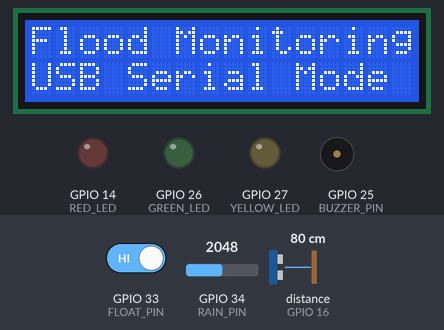
Simulated run of this sketch. Board: ESP32. Parts: 16×2 character LCD, output pins drawn as LEDs (lit = HIGH), buzzer (waves = sounding, pin HIGH). Wiring (inferred from the names in the program): ultrasonic range finder: trigger GPIO 17; echo GPIO 16. The test bench sets the inputs (shaded band); at power-on: distance to the obstacle (sensor on GPIO 16) 80 cm, GPIO 33 (FLOAT_PIN) HIGH, GPIO 34 (RAIN_PIN) = 2048 (analog values on the 0–4095 scale). The echo pulse lasts 58.3 µs per cm; pins used as bus, display or sensor lines are not drawn; what the sketch prints to the serial monitor is not drawn.

Above: at 0.1 s.
2.8 s: distance to the obstacle (sensor on GPIO 16) set to 33 cm
5.2 s: distance to the obstacle (sensor on GPIO 16) set to 28 cm
At 7.1 s:
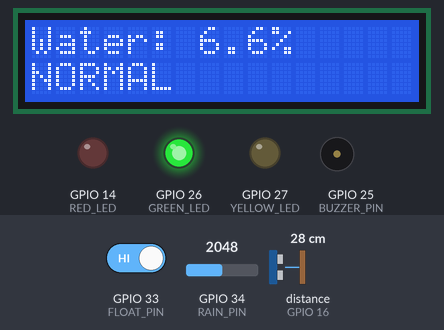
7.5 s: GPIO 33 (FLOAT_PIN) driven LOW
At 8.6 s:
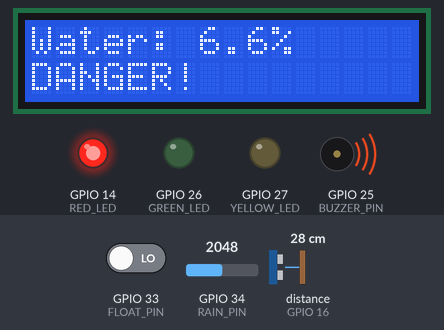
9.5 s: distance to the obstacle (sensor on GPIO 16) set to 35 cm
At 11.2 s:
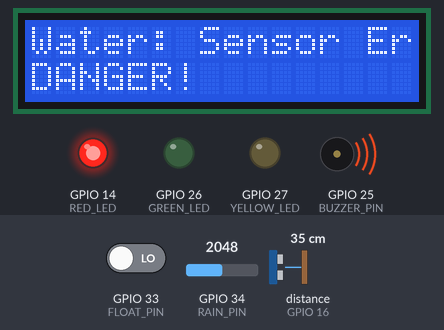
11.5 s: GPIO 34 (RAIN_PIN) set to 1935
15.5 s: GPIO 33 (FLOAT_PIN) driven HIGH
At 17.1 s:
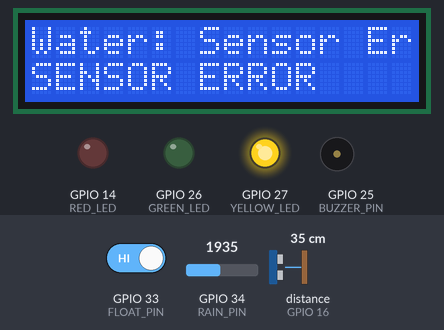
Timing chart, 0 to 18.6 s (numbered marks = the images above; inputs shaded):
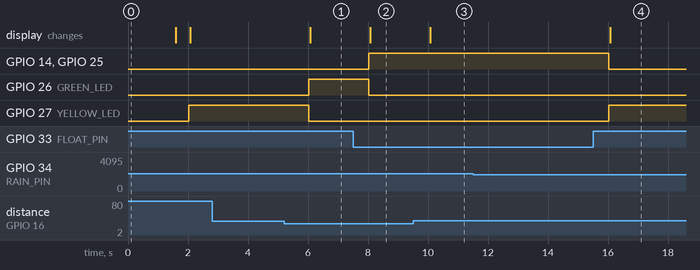

Measured:
- the behaviour switches between 31 and 30 cm on distance to the obstacle (sensor on GPIO 16) (found by bisection; images 0 and 1)
- after the input at 5.2 s, GPIO 26 (GREEN_LED): LOW → HIGH after 0.83 s; GPIO 27 (YELLOW_LED): HIGH → LOW after 0.83 s; the display: changes after 0.87 s (image 1)
- after the input at 7.5 s, GPIO 14 (RED_LED), GPIO 25 (BUZZER_PIN): LOW → HIGH after 0.53 s; GPIO 26 (GREEN_LED): HIGH → LOW after 0.53 s; the display: changes after 0.57 s (image 2)
- after the input at 9.5 s, the display: changes after 0.57 s (image 3)
- after the input at 15.5 s, GPIO 14 (RED_LED), GPIO 25 (BUZZER_PIN): HIGH → LOW after 0.53 s; GPIO 27 (YELLOW_LED): LOW → HIGH after 0.53 s; the display: changes after 0.57 s (image 4)

The sketch:

esp32_firmware_sample.ino
```cpp
/*
  ESP32 Flood Monitoring System - USB Serial Version
  Board: ESP32 Dev Module

  Communication: USB Serial (115200 baud) directly to Python Bridge.
  No Wi-Fi credentials or IP configuration needed!
*/

#include <Arduino.h>
#include <Wire.h>
#include <LiquidCrystal_I2C.h>

// ==================================================
// 1. PIN DEFINITIONS
// ==================================================

// Ultrasonic sensor
#define TRIG_PIN 17
#define ECHO_PIN 16

// LCD (I2C)
#define LCD_SDA 21
#define LCD_SCL 22

// Float switch
#define FLOAT_PIN 33

// Rain sensor (Analog)
#define RAIN_PIN 34

// Buzzer
#define BUZZER_PIN 25

// Physical Status LEDs
#define GREEN_LED 26
#define YELLOW_LED 27
#define RED_LED 14


// ==================================================
// 2. TANK AND ALERT CONFIGURATION
// ==================================================

// Total height of your container/tank in cm (sensor face to bottom)
const float TANK_HEIGHT_CM = 30.0;

const float WARNING_LEVEL = 60.0;
const float DANGER_LEVEL = 85.0;

// Rain sensor threshold (typical 0-4095 ADC)
const int RAIN_THRESHOLD = 2000;

// Most rain sensor modules give lower analog values when wet
const bool RAIN_WET_IS_LOWER = true;

// Float switch connected between GPIO33 and GND (internal pull-up)
const bool FLOAT_ACTIVE_LOW = true;

// Buzzer polarity
#define BUZZER_ON HIGH
#define BUZZER_OFF LOW

// LCD address: commonly 0x27 or 0x3F for 16x2 I2C displays
LiquidCrystal_I2C lcd(0x27, 16, 2);


// ==================================================
// 3. GLOBAL VARIABLES
// ==================================================

float waterDistance = -1.0;
float waterDepth = -1.0;
float waterLevelPercent = -1.0;

float waterRiseRate = 0.0;
float previousWaterLevel = -1.0;

int rainValue = 0;

bool rainDetected = false;
bool floatActivated = false;

String systemStatus = "SENSOR_ERROR";

unsigned long previousMillis = 0;
unsigned long previousRiseMillis = 0;

const unsigned long UPDATE_INTERVAL = 2000; // 2 seconds


// ==================================================
// 4. READ ULTRASONIC SENSOR
// ==================================================

float readDistance() {
  digitalWrite(TRIG_PIN, LOW);
  delayMicroseconds(2);

  digitalWrite(TRIG_PIN, HIGH);
  delayMicroseconds(10);

  digitalWrite(TRIG_PIN, LOW);

  unsigned long duration = pulseIn(ECHO_PIN, HIGH, 30000); // 30ms timeout (~5m max)

  if (duration == 0) {
    return -1.0;
  }

  float distance = (duration * 0.0343) / 2.0;

  if (distance < 2.0 || distance > 400.0) {
    return -1.0;
  }

  return distance;
}


// ==================================================
// 5. CALCULATE WATER LEVEL
// ==================================================

void calculateWaterLevel() {
  waterDistance = readDistance();

  // Reject readings outside the tank
  if (waterDistance < 0 || waterDistance > TANK_HEIGHT_CM) {
    waterDepth = -1.0;
    waterLevelPercent = -1.0;
    return;
  }

  waterDepth = TANK_HEIGHT_CM - waterDistance;
  waterDepth = constrain(waterDepth, 0.0, TANK_HEIGHT_CM);
  waterLevelPercent = (waterDepth / TANK_HEIGHT_CM) * 100.0;
}


// ==================================================
// 6. READ FLOAT SWITCH
// ==================================================

void readFloatSwitch() {
  int state = digitalRead(FLOAT_PIN);

  if (FLOAT_ACTIVE_LOW) {
    floatActivated = (state == LOW);
  } else {
    floatActivated = (state == HIGH);
  }
}


// ==================================================
// 7. READ RAIN SENSOR
// ==================================================

void readRainSensor() {
  long total = 0;

  for (int i = 0; i < 5; i++) {
    total += analogRead(RAIN_PIN);
    delay(5);
  }

  rainValue = total / 5;

  if (RAIN_WET_IS_LOWER) {
    rainDetected = rainValue < RAIN_THRESHOLD;
  } else {
    rainDetected = rainValue > RAIN_THRESHOLD;
  }
}


// ==================================================
// 8. CALCULATE WATER RISE RATE
// ==================================================

void calculateRiseRate() {
  unsigned long now = millis();

  if (waterLevelPercent < 0) {
    waterRiseRate = 0;
    return;
  }

  if (previousWaterLevel >= 0 && previousRiseMillis > 0) {
    float elapsedSeconds = (now - previousRiseMillis) / 1000.0;

    if (elapsedSeconds > 0) {
      waterRiseRate = (waterLevelPercent - previousWaterLevel) / elapsedSeconds;
    }
  }

  previousWaterLevel = waterLevelPercent;
  previousRiseMillis = now;
}


// ==================================================
// 9. DETERMINE SYSTEM STATUS
// ==================================================

void determineStatus() {
  // Float switch has emergency priority
  if (floatActivated) {
    systemStatus = "DANGER";
  } else if (waterLevelPercent < 0) {
    systemStatus = "SENSOR_ERROR";
  } else if (waterLevelPercent >= DANGER_LEVEL) {
    systemStatus = "DANGER";
  } else if (waterLevelPercent >= WARNING_LEVEL) {
    systemStatus = "WARNING";
  } else {
    systemStatus = "NORMAL";
  }
}


// ==================================================
// 10. CONTROL PHYSICAL LEDS AND BUZZER
// ==================================================

void controlAlerts() {
  digitalWrite(GREEN_LED, LOW);
  digitalWrite(YELLOW_LED, LOW);
  digitalWrite(RED_LED, LOW);

  if (systemStatus == "DANGER") {
    digitalWrite(RED_LED, HIGH);
    digitalWrite(BUZZER_PIN, BUZZER_ON);
  } else if (systemStatus == "WARNING") {
    digitalWrite(YELLOW_LED, HIGH);
    digitalWrite(BUZZER_PIN, BUZZER_OFF);
  } else if (systemStatus == "NORMAL") {
    digitalWrite(GREEN_LED, HIGH);
    digitalWrite(BUZZER_PIN, BUZZER_OFF);
  } else {
    // Sensor Error: yellow LED
    digitalWrite(YELLOW_LED, HIGH);
    digitalWrite(BUZZER_PIN, BUZZER_OFF);
  }
}


// ==================================================
// 11. UPDATE LCD
// ==================================================

void updateLCD() {
  lcd.setCursor(0, 0);

  if (waterLevelPercent < 0) {
    lcd.print("Water: Sensor Err");
  } else {
    lcd.print("Water: ");
    lcd.print(waterLevelPercent, 1);
    lcd.print("%       ");
  }

  lcd.setCursor(0, 1);

  if (systemStatus == "DANGER") {
    lcd.print("DANGER!         ");
  } else if (systemStatus == "WARNING") {
    lcd.print("WARNING         ");
  } else if (systemStatus == "NORMAL") {
    lcd.print("NORMAL          ");
  } else {
    lcd.print("SENSOR ERROR    ");
  }
}


// ==================================================
// 12. SEND DATA OVER USB SERIAL TO PYTHON
// ==================================================

void sendDataToPython() {
  String json = "{";
  json += "\"water_level_percent\":" + String(waterLevelPercent, 2) + ",";
  json += "\"water_depth_cm\":" + String(waterDepth, 2) + ",";
  json += "\"distance_cm\":" + String(waterDistance, 2) + ",";
  json += "\"water_rise_rate\":" + String(waterRiseRate, 3) + ",";
  json += "\"rain_value\":" + String(rainValue) + ",";
  json += "\"rain_detected\":" + String(rainDetected ? "true" : "false") + ",";
  json += "\"float_activated\":" + String(floatActivated ? "true" : "false") + ",";
  json += "\"status\":\"" + systemStatus + "\"";
  json += "}";

  // Send one complete JSON line over USB
  Serial.println(json);
}


// ==================================================
// 13. SETUP
// ==================================================

void setup() {
  // Start Serial communication for USB bridge
  Serial.begin(115200);

  // Sensor pins
  pinMode(TRIG_PIN, OUTPUT);
  pinMode(ECHO_PIN, INPUT);
  pinMode(FLOAT_PIN, INPUT_PULLUP);

  // Output pins
  pinMode(GREEN_LED, OUTPUT);
  pinMode(YELLOW_LED, OUTPUT);
  pinMode(RED_LED, OUTPUT);
  pinMode(BUZZER_PIN, OUTPUT);

  digitalWrite(TRIG_PIN, LOW);
  digitalWrite(BUZZER_PIN, BUZZER_OFF);

  // ESP32 ADC configuration (12-bit = 0 to 4095)
  analogReadResolution(12);

  // LCD initialization
  Wire.begin(LCD_SDA, LCD_SCL);
  lcd.init();
  lcd.backlight();

  lcd.setCursor(0, 0);
  lcd.print("Flood Monitoring");
  lcd.setCursor(0, 1);
  lcd.print("USB Serial Mode ");
  delay(1500);
  lcd.clear();
}


// ==================================================
// 14. MAIN LOOP
// ==================================================

void loop() {
  unsigned long currentMillis = millis();

  if (currentMillis - previousMillis >= UPDATE_INTERVAL) {
    previousMillis = currentMillis;

    // Read sensors
    calculateWaterLevel();
    readFloatSwitch();
    readRainSensor();

    // Process readings
    calculateRiseRate();
    determineStatus();

    // Physical alerts and LCD
    controlAlerts();
    updateLCD();

    // Send JSON telemetry through USB cable to Python bridge
    sendDataToPython();
  }
}
```
